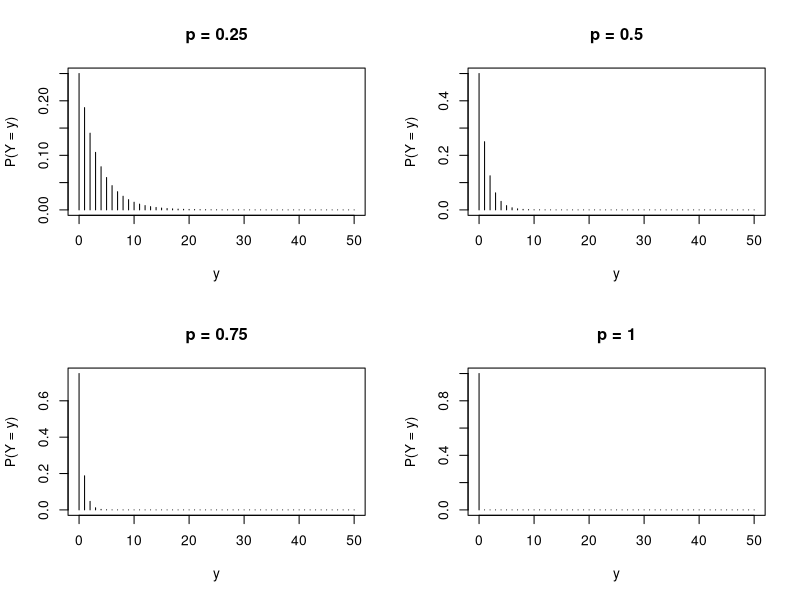
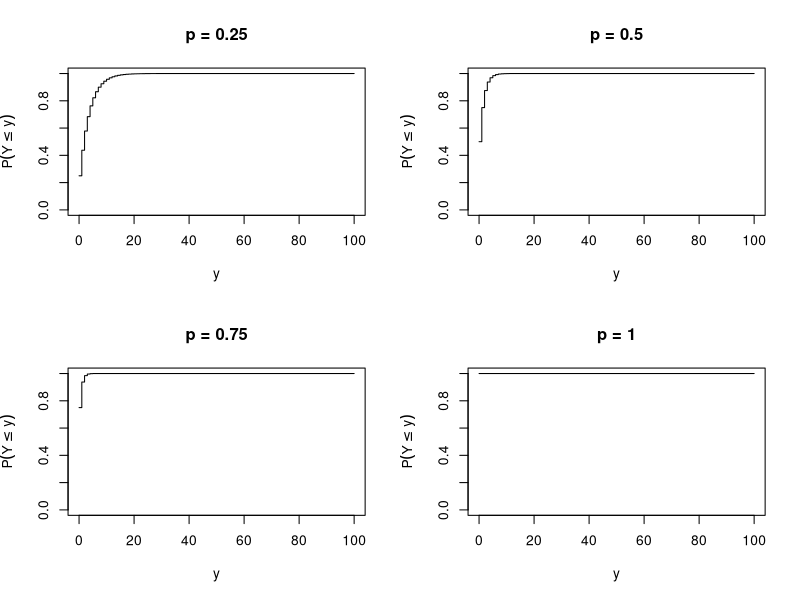

Write the R code that produced these figures, in order.
#FUNZIONE DI PROBABILITA' GEOMETRICA
y <- 0:50
par ( mfrow =c (2 ,2) )
plot (y , dgeom (y , prob =0.25) , xlab = "y" , ylab = "P(Y = y)" ,
      type ="h" , main = "p = 0.25")
plot (y , dgeom (y , prob =0.5) , xlab = "y" , ylab = "P(Y = y)" , 
      type ="h" , main = "p = 0.5")
plot (y , dgeom (y , prob =0.75) , xlab = "y" , ylab = "P(Y = y)" , 
      type ="h" , main = "p = 0.75")
plot (y , dgeom (y , prob =1) ,xlab = "y" , ylab = "P(Y = y)" , 
      type ="h" ,main = "p = 1")

#FUNZIONE DI DISTRIBUZIONE GEOMETRICA
y <- 0:100
par ( mfrow =c (2 ,2) )
plot (y , pgeom (y , prob =0.25) ,xlab = "y" , ylab = expression (P(Y <= y)) , ylim = c(0 ,1) , 
      type="s" , main = "p = 0.25")
plot (y , pgeom (y , prob =0.5) ,xlab = "y" , ylab = expression (P(Y <= y)) , ylim = c(0 ,1) , 
      type="s" , main = "p = 0.5")
plot (y , pgeom (y , prob =0.75) ,xlab = "y" , ylab = expression (P(Y <= y)) , ylim = c(0 ,1) , 
      type="s" , main = "p = 0.75")
plot (y , pgeom (y , prob =1) ,xlab = "y" , ylab = expression (P(Y <= y)) , ylim = c(0 ,1) , 
      type="s" , main = "p = 1")

#MEDIA, VARIANZA, DEVIAZIONE STANDARD, COEFFICIENTE DI VARIAZIONE
p <- 0.60
E <- (1-p)/p
V <- (1-p)/(p*p)
D <- sqrt(V)
CV <- D/E

c(E,V,D,CV)

#QUANTILI
z <-c (0 ,0.25 ,0.5 ,0.75 ,1)
qgeom (z , prob = 0.2)

#SIMULAZIONE VARIABILE GEOMETRICA
sim <- rgeom (40 , prob =0.2)
sim
table ( sim )
table(sim)/length ( sim )

#METODO DEI MOMENTI
campgeom <-c (7 , 2, 4, 0, 1, 1, 0, 2, 5, 3, 1, 0, 8, 1, 0,
              10 , 11, 1, 6, 8, 0, 4, 3, 7 ,15 , 9, 1, 0, 14, 3)

stimap <-1/ (1+ mean ( campgeom ))
stimap

#INTERVALLI DI CONFIDENZA 
alpha <- 1 - 0.9
qnorm (1 - alpha /2, mean = 0, sd = 1)
zalpha <- qnorm (1 - alpha /2, mean = 0, sd = 1)
n <- 150
medcamp <- 47

a2 <-n * medcamp ^2
a1 <- -(2 *n * medcamp - zalpha ^2)

a0 <-n - zalpha ^2
polyroot (c(a0 ,a1 ,a2))

#OPPURE
(1 / medcamp ) -( zalpha / medcamp ^2) * sqrt ( medcamp *( medcamp -1) /n)
(1 / medcamp ) +( zalpha / medcamp ^2) * sqrt ( medcamp *( medcamp -1) /n)


#VERIFICA DELLE IPOTESI
campgeom <-c (2 , 2, 4, 0, 1, 1, 0, 2, 5, 3, 1, 0, 8, 1, 0,
              5 , 0, 1, 6, 8, 0, 4, 3, 7 ,4 , 9, 1, 0, 10, 3)

p0<-0.3

m<-mean(sim)

alpha<- 0.20

qnorm(1-alpha,mean=0,sd=1)

((m-((1-p0)/p0))/(sqrt((1-p0)/(n*p*p))))



p0<-0.8

m<-mean(sim)

alpha<- 0.20

qnorm(alpha,mean=0,sd=1)

u <-(1-p0)/p0
((m-((1-p0)/p0))/(sqrt((1-p0)/(n*p*p))))




